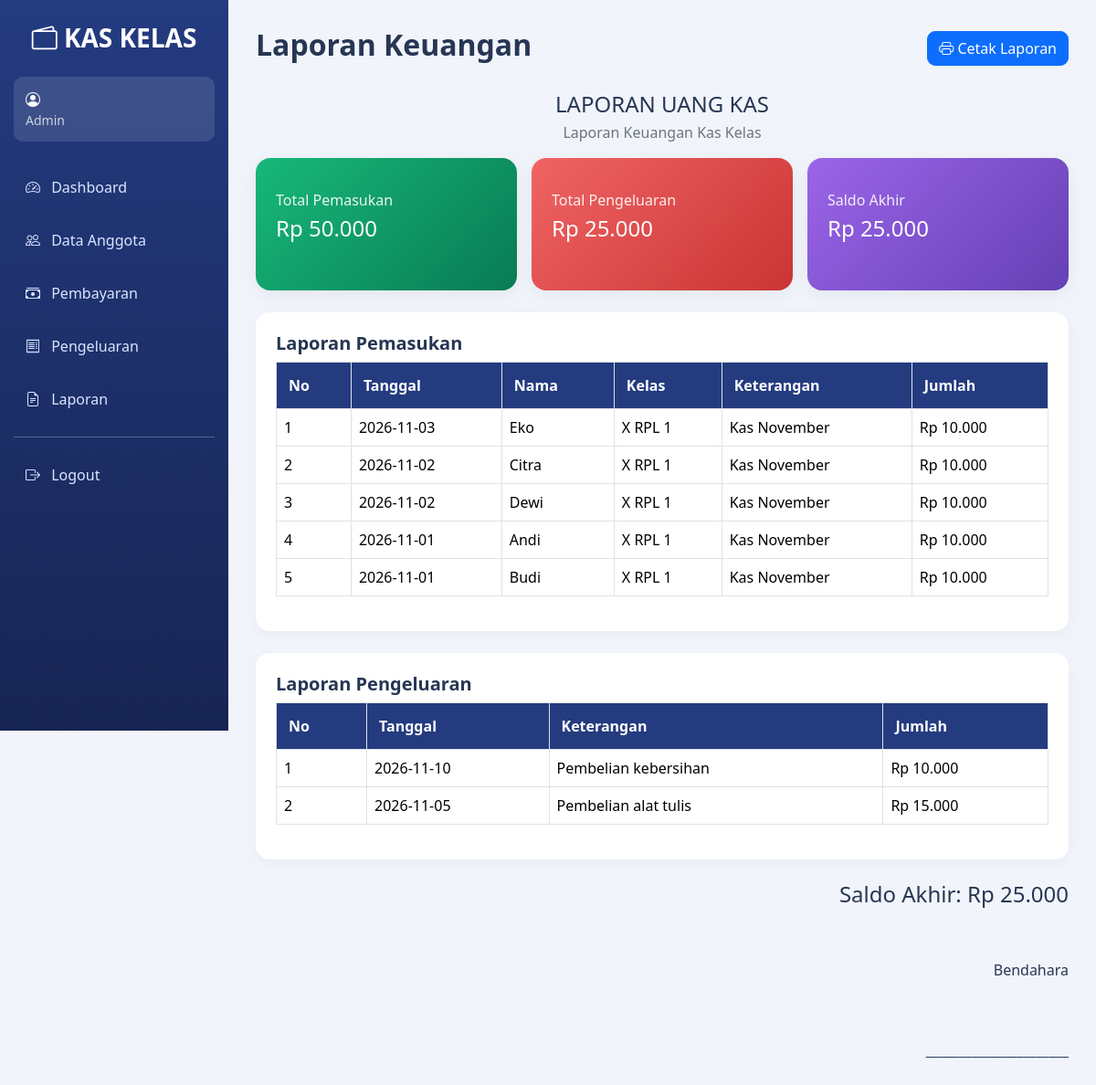
Screenshot of /laporan.php (signed in) with the database file from the repository.
### tables this page shows
CREATE TABLE `pembayaran` (
  `id` int(11) NOT NULL,
  `anggota_id` int(11) NOT NULL,
  `tanggal` date NOT NULL,
  `jumlah` decimal(12,2) NOT NULL,
  `keterangan` varchar(255) DEFAULT NULL,
  `created_at` timestamp NULL DEFAULT current_timestamp()
);

CREATE TABLE `anggota` (
  `id` int(11) NOT NULL,
  `nama` varchar(100) NOT NULL,
  `kelas` varchar(50) NOT NULL,
  `no_hp` varchar(20) DEFAULT NULL,
  `created_at` timestamp NULL DEFAULT current_timestamp()
);

CREATE TABLE `pengeluaran` (
  `id` int(11) NOT NULL,
  `tanggal` date NOT NULL,
  `keterangan` varchar(255) NOT NULL,
  `jumlah` decimal(12,2) NOT NULL,
  `created_at` timestamp NULL DEFAULT current_timestamp()
);

### config.php (called while the page is built, shortened)
<?php
function e($value) {
    return htmlspecialchars(
        (string)$value,
        ENT_QUOTES,
        'UTF-8'
    );
}
function rupiah($angka) {
    return "Rp " . number_format(
        (float)$angka,
        0,
        ',',
        '.'
    );
}

### laporan.php (the view, shortened to what this page needs)
<?php
require_once 'config.php';
$pemasukan = $conn->query(
    "SELECT COALESCE(SUM(jumlah),0) total FROM pembayaran"
)->fetch_assoc()['total'];
$pengeluaran = $conn->query(
    "SELECT COALESCE(SUM(jumlah),0) total FROM pengeluaran"
)->fetch_assoc()['total'];
$saldo = $pemasukan - $pengeluaran;
$pembayaran = $conn->query(
    "SELECT p.*,a.nama,a.kelas
     FROM pembayaran p
     JOIN anggota a ON p.anggota_id=a.id
     ORDER BY p.tanggal DESC"
);
$dataPengeluaran = $conn->query(
    "SELECT * FROM pengeluaran ORDER BY tanggal DESC"
);
?>
<!DOCTYPE html>
<html lang="id">
<head>
<link href="https://cdn.jsdelivr.net/npm/bootstrap@5.3.3/dist/css/bootstrap.min.css" rel="stylesheet">
<link rel="stylesheet" href="https://cdn.jsdelivr.net/npm/bootstrap-icons@1.11.3/font/bootstrap-icons.min.css">
<link rel="stylesheet" href="style.css">
</head>
<body>
<?php include 'sidebar.php'; ?>
<div class="main-content">
<div class="d-flex justify-content-between align-items-center mb-4">
<h2 class="fw-bold">Laporan Keuangan</h2>
<button onclick="window.print()" class="btn btn-primary no-print">
<i class="bi bi-printer"></i> Cetak Laporan
</button>
</div>
<h4 class="text-center mb-1">LAPORAN UANG KAS</h4>
<p class="text-center text-secondary">Laporan Keuangan Kas Kelas</p>
<div class="row g-3 mb-4">
<div class="col-md-4">
<div class="card-custom bg-hijau">
<p>Total Pemasukan</p>
<h4><?= rupiah($pemasukan) ?></h4>
</div>
</div>
<div class="col-md-4">
<div class="card-custom bg-merah">
<p>Total Pengeluaran</p>
<h4><?= rupiah($pengeluaran) ?></h4>
</div>
</div>
<div class="col-md-4">
<div class="card-custom bg-ungu">
<p>Saldo Akhir</p>
<h4><?= rupiah($saldo) ?></h4>
</div>
</div>
</div>
<div class="content-card mb-4">
<h5 class="fw-bold">Laporan Pemasukan</h5>
<div class="table-responsive">
<table class="table table-bordered">
<thead>
<tr>
<th>No</th>
<th>Tanggal</th>
<th>Nama</th>
<th>Kelas</th>
<th>Keterangan</th>
<th>Jumlah</th>
</tr>
</thead>
<tbody>
<?php $no=1; while ($row=$pembayaran->fetch_assoc()): ?>
<tr>
<td><?= $no++ ?></td>
<td><?= e($row['tanggal']) ?></td>
<td><?= e($row['nama']) ?></td>
<td><?= e($row['kelas']) ?></td>
<td><?= e($row['keterangan']) ?></td>
<td><?= rupiah($row['jumlah']) ?></td>
</tr>
<?php endwhile; ?>
</tbody>
</table>
</div>
</div>
<div class="content-card mb-4">
<h5 class="fw-bold">Laporan Pengeluaran</h5>
<div class="table-responsive">
<table class="table table-bordered">
<thead>
<tr>
<th>No</th>
<th>Tanggal</th>
<th>Keterangan</th>
<th>Jumlah</th>
</tr>
</thead>
<tbody>
<?php $no=1; while ($row=$dataPengeluaran->fetch_assoc()): ?>
<tr>
<td><?= $no++ ?></td>
<td><?= e($row['tanggal']) ?></td>
<td><?= e($row['keterangan']) ?></td>
<td><?= rupiah($row['jumlah']) ?></td>
</tr>
<?php endwhile; ?>
</tbody>
</table>
</div>
</div>
<div class="text-end">
<h4>Saldo Akhir: <?= rupiah($saldo) ?></h4>
<br><br>
<p>Bendahara</p>
<br><br>
<p>______________________</p>
</div>
</div>
</body>
</html>

### style.css (style rules this page uses)
* { margin: 0; padding: 0; box-sizing: border-box; }
body { font-family: 'Segoe UI', sans-serif; background: #f1f4fa; color: #263653; }
.main-content { margin-left: 250px; padding: 30px; }
.card-custom { border: none; border-radius: 16px; padding: 22px; color: white; min-height: 145px; box-shadow: 0 5px 20px rgba(0,0,0,.06); transition: .3s; }
.card-custom p { margin-top: 12px; margin-bottom: 5px; opacity: .9; }
.bg-hijau { background: linear-gradient(135deg,#18b879,#087b55); }
.bg-merah { background: linear-gradient(135deg,#f06464,#ca3434); }
.bg-ungu { background: linear-gradient(135deg,#9b65e8,#6540b5); }
.content-card { background: white; padding: 22px; border-radius: 15px; box-shadow: 0 4px 15px rgba(0,0,0,.04); }
.table thead { background: #243b80; color: white; }
.table thead th { background: #243b80; color: white; padding: 13px; }
.table td { vertical-align: middle; }
.btn { border-radius: 9px; }

### rows the page displays
pembayaran: tanggal "2026-11-03", anggota.nama "Eko", anggota.kelas "X RPL 1", keterangan "Kas November", jumlah "Rp 10.000"
pembayaran: tanggal "2026-11-02", anggota.nama "Citra", anggota.kelas "X RPL 1", keterangan "Kas November", jumlah "Rp 10.000"
pembayaran: tanggal "2026-11-02", anggota.nama "Dewi", anggota.kelas "X RPL 1", keterangan "Kas November", jumlah "Rp 10.000"
pembayaran: tanggal "2026-11-01", anggota.nama "Andi", anggota.kelas "X RPL 1", keterangan "Kas November", jumlah "Rp 10.000"
pembayaran: tanggal "2026-11-01", anggota.nama "Budi", anggota.kelas "X RPL 1", keterangan "Kas November", jumlah "Rp 10.000"
pengeluaran: tanggal "2026-11-10", keterangan "Pembelian kebersihan", jumlah "Rp 10.000"
pengeluaran: tanggal "2026-11-05", keterangan "Pembelian alat tulis", jumlah "Rp 15.000"

### other values shown
$_SESSION['user']['role'] "Admin"
rupiah($pemasukan) "Rp 50.000"
rupiah($pengeluaran) "Rp 25.000"
rupiah($saldo) "Rp 25.000"
